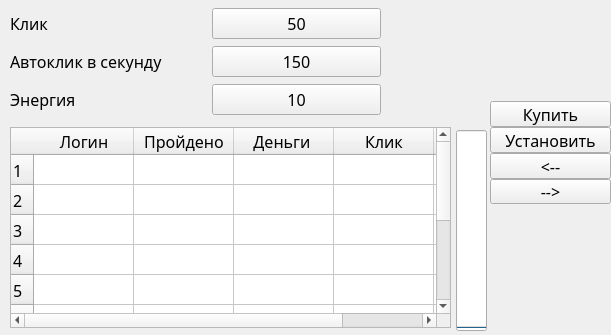
<?xml version="1.0" encoding="UTF-8"?>
<ui version="4.0">
 <class>MainWindow</class>
 <widget class="QMainWindow" name="MainWindow">
  <property name="enabled">
   <bool>true</bool>
  </property>
  <property name="geometry">
   <rect>
    <x>0</x>
    <y>0</y>
    <width>611</width>
    <height>335</height>
   </rect>
  </property>
  <property name="minimumSize">
   <size>
    <width>611</width>
    <height>335</height>
   </size>
  </property>
  <property name="maximumSize">
   <size>
    <width>611</width>
    <height>335</height>
   </size>
  </property>
  <property name="sizeIncrement">
   <size>
    <width>0</width>
    <height>0</height>
   </size>
  </property>
  <property name="windowTitle">
   <string>Магазин</string>
  </property>
  <widget class="QWidget" name="centralwidget">
   <property name="font">
    <font>
     <family>TOYZ</family>
     <pointsize>12</pointsize>
    </font>
   </property>
   <widget class="QWidget" name="layoutWidget">
    <property name="geometry">
     <rect>
      <x>10</x>
      <y>7</y>
      <width>371</width>
      <height>111</height>
     </rect>
    </property>
    <layout class="QGridLayout" name="gridLayout">
     <property name="horizontalSpacing">
      <number>33</number>
     </property>
     <item row="0" column="0">
      <widget class="QLabel" name="clicklb">
       <property name="text">
        <string>Клик</string>
       </property>
      </widget>
     </item>
     <item row="1" column="1">
      <widget class="QPushButton" name="autoclickup">
       <property name="text">
        <string>150</string>
       </property>
      </widget>
     </item>
     <item row="2" column="1">
      <widget class="QPushButton" name="energyup">
       <property name="text">
        <string>10</string>
       </property>
      </widget>
     </item>
     <item row="0" column="1">
      <widget class="QPushButton" name="clickup">
       <property name="enabled">
        <bool>true</bool>
       </property>
       <property name="text">
        <string>50</string>
       </property>
      </widget>
     </item>
     <item row="2" column="0">
      <widget class="QLabel" name="label">
       <property name="text">
        <string>Энергия</string>
       </property>
      </widget>
     </item>
     <item row="1" column="0">
      <widget class="QLabel" name="autolb">
       <property name="text">
        <string>Автоклик в секунду</string>
       </property>
      </widget>
     </item>
    </layout>
   </widget>
   <widget class="QTableWidget" name="Leaderboard">
    <property name="enabled">
     <bool>true</bool>
    </property>
    <property name="geometry">
     <rect>
      <x>10</x>
      <y>127</y>
      <width>441</width>
      <height>201</height>
     </rect>
    </property>
    <property name="editTriggers">
     <set>QAbstractItemView::NoEditTriggers</set>
    </property>
    <property name="cornerButtonEnabled">
     <bool>true</bool>
    </property>
    <row>
     <property name="text">
      <string>1</string>
     </property>
    </row>
    <row>
     <property name="text">
      <string>2</string>
     </property>
    </row>
    <row>
     <property name="text">
      <string>3</string>
     </property>
    </row>
    <row>
     <property name="text">
      <string>4</string>
     </property>
    </row>
    <row>
     <property name="text">
      <string>5</string>
     </property>
    </row>
    <row>
     <property name="text">
      <string>6</string>
     </property>
    </row>
    <row>
     <property name="text">
      <string>7</string>
     </property>
    </row>
    <row>
     <property name="text">
      <string>8</string>
     </property>
    </row>
    <row>
     <property name="text">
      <string>9</string>
     </property>
    </row>
    <row>
     <property name="text">
      <string>10</string>
     </property>
    </row>
    <column>
     <property name="text">
      <string>Логин</string>
     </property>
    </column>
    <column>
     <property name="text">
      <string>Пройдено</string>
     </property>
    </column>
    <column>
     <property name="text">
      <string>Деньги </string>
     </property>
    </column>
    <column>
     <property name="text">
      <string>Клик</string>
     </property>
    </column>
    <column>
     <property name="text">
      <string>Автоклик</string>
     </property>
    </column>
    <item row="0" column="0">
     <property name="text">
      <string/>
     </property>
    </item>
    <item row="0" column="2">
     <property name="text">
      <string/>
     </property>
    </item>
    <item row="0" column="3">
     <property name="text">
      <string/>
     </property>
    </item>
    <item row="0" column="4">
     <property name="text">
      <string/>
     </property>
    </item>
   </widget>
   <widget class="QProgressBar" name="progressBar">
    <property name="geometry">
     <rect>
      <x>456</x>
      <y>130</y>
      <width>31</width>
      <height>201</height>
     </rect>
    </property>
    <property name="value">
     <number>0</number>
    </property>
    <property name="textVisible">
     <bool>true</bool>
    </property>
    <property name="orientation">
     <enum>Qt::Vertical</enum>
    </property>
    <property name="invertedAppearance">
     <bool>false</bool>
    </property>
    <property name="textDirection">
     <enum>QProgressBar::TopToBottom</enum>
    </property>
    <property name="format">
     <string>%p%</string>
    </property>
   </widget>
   <widget class="QLabel" name="skin">
    <property name="geometry">
     <rect>
      <x>490</x>
      <y>207</y>
      <width>120</width>
      <height>120</height>
     </rect>
    </property>
    <property name="text">
     <string/>
    </property>
    <property name="pixmap">
     <pixmap>../images/coockie.png</pixmap>
    </property>
   </widget>
   <widget class="QWidget" name="layoutWidget">
    <property name="geometry">
     <rect>
      <x>490</x>
      <y>101</y>
      <width>121</width>
      <height>103</height>
     </rect>
    </property>
    <layout class="QVBoxLayout" name="verticalLayout">
     <property name="spacing">
      <number>0</number>
     </property>
     <item>
      <widget class="QPushButton" name="buyskin">
       <property name="text">
        <string>Купить</string>
       </property>
      </widget>
     </item>
     <item>
      <widget class="QPushButton" name="changeskin">
       <property name="text">
        <string>Установить</string>
       </property>
      </widget>
     </item>
     <item>
      <widget class="QPushButton" name="leftskins">
       <property name="text">
        <string>&lt;--</string>
       </property>
      </widget>
     </item>
     <item>
      <widget class="QPushButton" name="rightskins">
       <property name="text">
        <string>--&gt;</string>
       </property>
      </widget>
     </item>
    </layout>
   </widget>
  </widget>
 </widget>
 <resources/>
 <connections/>
</ui>
